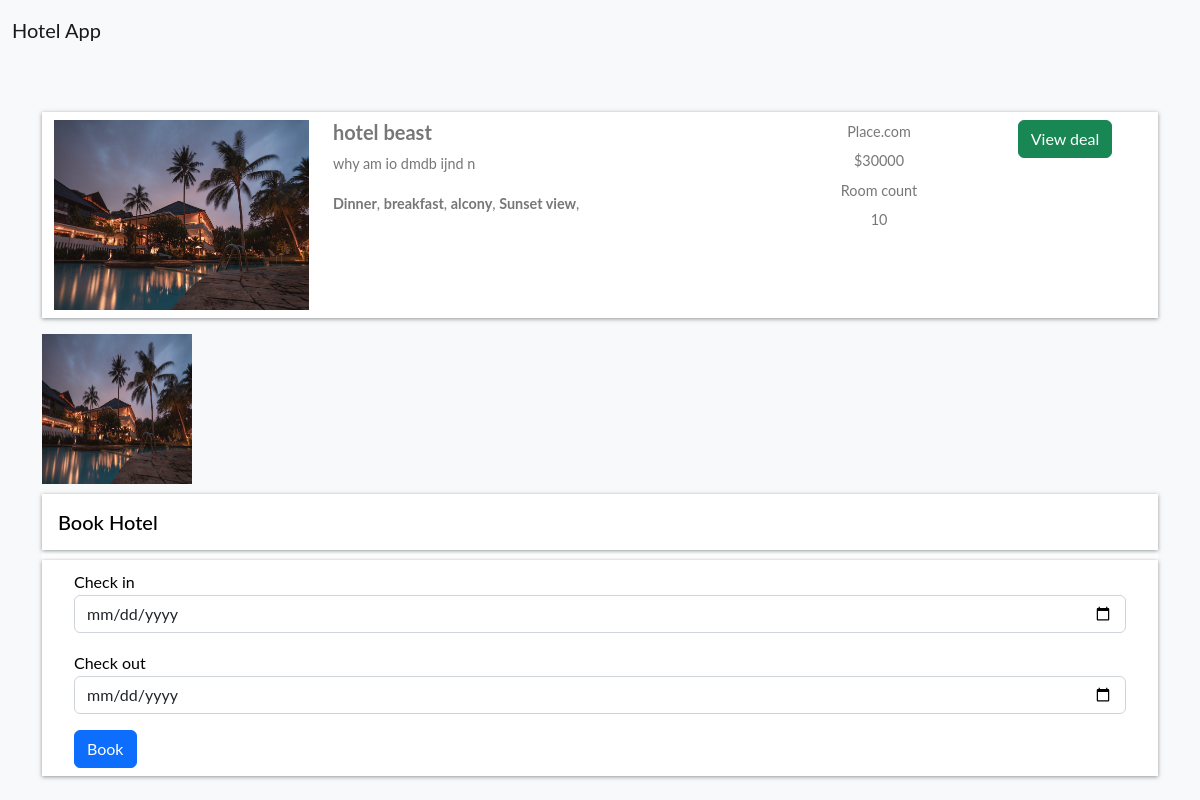
The app's page /hotel-detail/d22c1be4e1964ffd99467314e747eb54/ (signed in) with its own data.
### home/models.py (models this page shows, shortened)
class BaseModel(models.Model):
    uid = models.UUIDField(default=uuid.uuid4   , editable=False , primary_key=True)
    created_at = models.DateField(auto_now_add=True)
    updated_at = models.DateField(auto_now_add=True)
    class Meta:
        abstract = True

class Hotel(BaseModel):
    hotel_name= models.CharField(max_length=100)
    hotel_price = models.IntegerField()
    description = models.TextField()
    amenities = models.ManyToManyField(Amenities)
    room_count = models.IntegerField(default=10)

class HotelImages(BaseModel):
    hotel= models.ForeignKey(Hotel ,related_name="images", on_delete=models.CASCADE)
    images = models.ImageField(upload_to="hotels")

class Amenities(BaseModel):
    amenity_name = models.CharField(max_length=100)

### home/views.py (the view, shortened to what this page needs)
# urls.py: path('hotel-detail/<uid>/' , hotel_detail , name="hotel_detail"),
def hotel_detail(request,uid):
    hotel_obj = Hotel.objects.get(uid = uid)
    return render(request , 'hotel_detail.html' ,{
        'hotels_obj' :hotel_obj
    })

### home/templates/hotel_detail.html (shortened to what this page needs)
{% extends "base.html" %}
{%  block start %}
<div class="container mt-5 pt-5">
    <div class="row search-card-result">
        <div class="col-md-3">
        <a href="/hotel-detail/{{hotels_obj.uid}}">
            <img class="img-fluid" src="/media/{{hotels_obj.images.first.images}}" alt="Card image cap">
        </a></div>
        <div class="col-md-5">
            <h5>{{hotels_obj.hotel_name}}</h5>
            <p>
                {{hotels_obj.description|truncatechars:150}}
            </p>
            <p>
                {%for amenitie in hotels_obj.amenities.all %}
                <b>{{amenitie.amenity_name}}</b>,
                {% endfor %}
            </p>
        </div>
        <div class="col-md-2 border-left text-center more-offers">
            <p>Place.com</p>
            <p>${{hotels_obj.hotel_price}}</p>
            <p>Room count</p>
            <p>{{hotels_obj.room_count}}</p>
        </div>
        <div class="col-md-2 border-left text-center more-offers">
            <div class="btn btn-success">View deal </div>
        </div>
    </div>
    <div class="row">
        {% for image in hotels_obj.images.all %}
        <div class="col-md-3">
            <img src="/media/{{image.images}}" style="height: 150px ; width:150px">
        </div>
        {% endfor %}
    </div>
    {% if request.user.is_authenticated %}
    <div class="filter-card">
        <h5>Book Hotel</h5>
        <form method="post">
            <div class="row form-group">
                <div class="col-md-12">
                    <label for="mintopay">Check in</label>
                    <p>
                        <input type="date" name="checkin" id="checkin" class="form-control">
                    </p>
                </div>
                <div class="col-md-12">
                    <label for="maxtopay">Check out</label>
                    <p>
                        <input type="date" name="checkout" id="checkout" class="form-control">
                    </p>
                </div>
            </div>
            <div class="row form-group">
                <div class="col-md-12">
                    <input type="submit" class="btn btn-primary btn-block" value="Book">
                </div>
            </div>
        </form>
    </div>
    {% else %}
    <a href="/login/" class="btn btn-primary mt-5 ">Login</a>
    {% endif %}
</div>
{% endblock %}

### home/templates/base.html (style rules this page uses)
body { font-family: "Lato", Arial, sans-serif; font-weight: 400; font-size: 16px; line-height: 1.7; background: #fff; color: #777; }
.search-card-result { box-shadow: 0px 1px 4px rgba(41, 51, 57, 0.5); margin: 1rem 0; padding: 0.5rem 0; background-color: #fff; }
.search-card-result img { height: 190px; }
.search-card-result h5 { font-style: 1.1rem; font-weight: 700; }
.search-card-result p { font-size: 0.9rem; }
.search-card-result .more-offers p { margin-bottom: 0.3rem; }
.filter-card { padding: 0; background: #fff; color: black; }
.filter-card h5 { margin: 10px 0; padding: 1rem; box-shadow: 0px 1px 4px rgba(41, 51, 57, 0.5); color: #000; }
.filter-card form { box-shadow: 0px 1px 4px rgba(41, 51, 57, 0.5); padding: 0.5rem 2rem; }

### records on screen
Hotel: images.first.images (picture), hotel_name "hotel beast", description "why am io dmdb ijnd n", hotel_price "30000", room_count "10"
Amenities: amenity_name "Dinner"
Amenities: amenity_name "breakfast"
Amenities: amenity_name "alcony"
Amenities: amenity_name "Sunset view"
HotelImages: images (picture)
